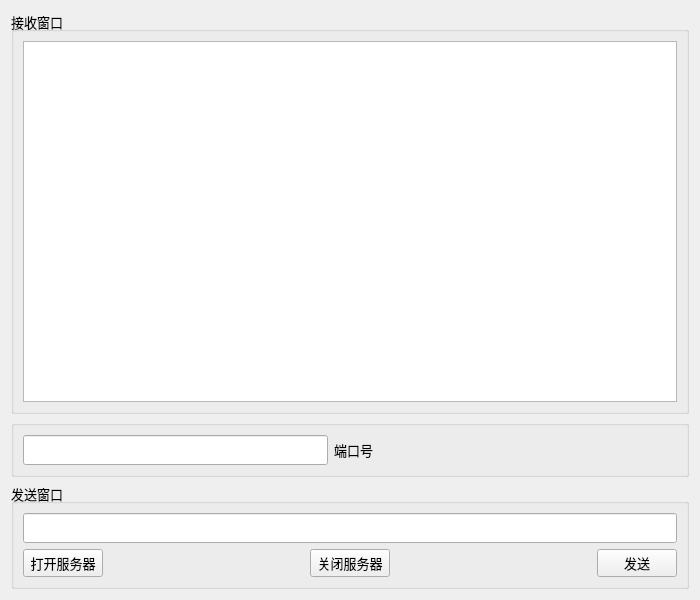
<?xml version="1.0" encoding="UTF-8"?>
<ui version="4.0">
 <class>Widget</class>
 <widget class="QWidget" name="Widget">
  <property name="geometry">
   <rect>
    <x>0</x>
    <y>0</y>
    <width>700</width>
    <height>600</height>
   </rect>
  </property>
  <property name="windowTitle">
   <string>TcpServer</string>
  </property>
  <layout class="QGridLayout" name="gridLayout_3">
   <item row="0" column="0">
    <layout class="QGridLayout" name="gridLayout_2">
     <item row="0" column="0">
      <widget class="QGroupBox" name="groupBox">
       <property name="font">
        <font>
         <pointsize>10</pointsize>
        </font>
       </property>
       <property name="title">
        <string>接收窗口</string>
       </property>
       <layout class="QVBoxLayout" name="verticalLayout">
        <item>
         <widget class="QPlainTextEdit" name="receive_plainTextEdit">
          <property name="readOnly">
           <bool>true</bool>
          </property>
         </widget>
        </item>
       </layout>
      </widget>
     </item>
     <item row="1" column="0">
      <widget class="QGroupBox" name="groupBox_3">
       <property name="minimumSize">
        <size>
         <width>0</width>
         <height>50</height>
        </size>
       </property>
       <property name="title">
        <string/>
       </property>
       <layout class="QHBoxLayout" name="horizontalLayout_3">
        <item>
         <layout class="QHBoxLayout" name="horizontalLayout_2">
          <item>
           <widget class="QLineEdit" name="portnum_lineEdit">
            <property name="minimumSize">
             <size>
              <width>0</width>
              <height>30</height>
             </size>
            </property>
           </widget>
          </item>
          <item>
           <widget class="QLabel" name="label">
            <property name="font">
             <font>
              <pointsize>10</pointsize>
             </font>
            </property>
            <property name="text">
             <string>端口号</string>
            </property>
           </widget>
          </item>
          <item>
           <spacer name="horizontalSpacer">
            <property name="orientation">
             <enum>Qt::Horizontal</enum>
            </property>
            <property name="sizeHint" stdset="0">
             <size>
              <width>40</width>
              <height>20</height>
             </size>
            </property>
           </spacer>
          </item>
         </layout>
        </item>
       </layout>
      </widget>
     </item>
     <item row="2" column="0">
      <widget class="QGroupBox" name="groupBox_2">
       <property name="font">
        <font>
         <pointsize>10</pointsize>
        </font>
       </property>
       <property name="title">
        <string>发送窗口</string>
       </property>
       <layout class="QGridLayout" name="gridLayout">
        <item row="0" column="0">
         <widget class="QLineEdit" name="send_lineEdit">
          <property name="minimumSize">
           <size>
            <width>0</width>
            <height>30</height>
           </size>
          </property>
         </widget>
        </item>
        <item row="1" column="0">
         <layout class="QHBoxLayout" name="horizontalLayout">
          <item>
           <widget class="QPushButton" name="open_pushButton">
            <property name="text">
             <string>打开服务器</string>
            </property>
           </widget>
          </item>
          <item>
           <spacer name="horizontalSpacer_2">
            <property name="orientation">
             <enum>Qt::Horizontal</enum>
            </property>
            <property name="sizeHint" stdset="0">
             <size>
              <width>40</width>
              <height>20</height>
             </size>
            </property>
           </spacer>
          </item>
          <item>
           <widget class="QPushButton" name="close_pushButton">
            <property name="text">
             <string>关闭服务器</string>
            </property>
           </widget>
          </item>
          <item>
           <spacer name="horizontalSpacer_3">
            <property name="orientation">
             <enum>Qt::Horizontal</enum>
            </property>
            <property name="sizeHint" stdset="0">
             <size>
              <width>40</width>
              <height>20</height>
             </size>
            </property>
           </spacer>
          </item>
          <item>
           <widget class="QPushButton" name="send_pushButton">
            <property name="text">
             <string>发送</string>
            </property>
           </widget>
          </item>
         </layout>
        </item>
       </layout>
      </widget>
     </item>
    </layout>
   </item>
  </layout>
 </widget>
 <resources/>
 <connections/>
</ui>
